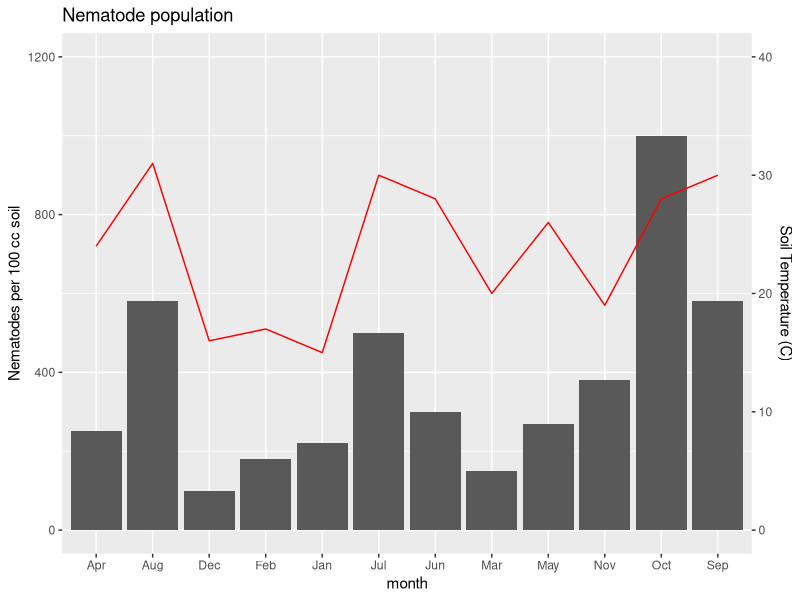

Reproduce this figure in R.
## ---- chunk 1
#load library
library(tidyverse)
library(rmarkdown)

npop_data <- tibble(month = c("Jan", "Feb", "Mar", "Apr","May","Jun","Jul","Aug","Sep", "Oct", "Nov", "Dec"),
                    npop = c(220,180,150,250,270,300,500,580,580,1000,380,100),
                    avg_tempC = c(15,17,20,24,26,28,30,31,30,28,19,16))

paged_table(npop_data)
## ---- chunk 2
ylim.pop <- c(0, 1200)   # กำหนด แกน  Y ด้านซ้าย (หลัก)
ylim.temp <- c(0, 40)    # กำหนด แกน  Y ด้านขวา (รอง)

# อยากจะให้ 1200 ของ Y หลัก ตรงกับ 40 ของ Y รอง สัมประสิทธิ์การแปลงคือ 30
# Value used to transform the data
coeff <- 30
# ค่าของตัวแปรอุณหภูมิ(รอง) ต้อง คูณ 30 เพราะว่ายึดค่าจากแกน Y หลัก
# ค่าของแกนอุณหภูมิ ต้อง หาร 30 เพราะว่ายึดค่าจากแกน Y หลัก

ggplot(npop_data, aes(x = month, group = 1)) +
  geom_col(aes(y = npop)) +
  geom_line(aes(y = avg_tempC*coeff), color = "red") +
  scale_y_continuous(name = "Nematodes per 100 cc soil",limits = c(0, 1200), breaks = seq(0, 1200, by = 400),
                     sec.axis = sec_axis(~./coeff, name = "Soil Temperature (C)")) +
  ggtitle("Nematode population")
